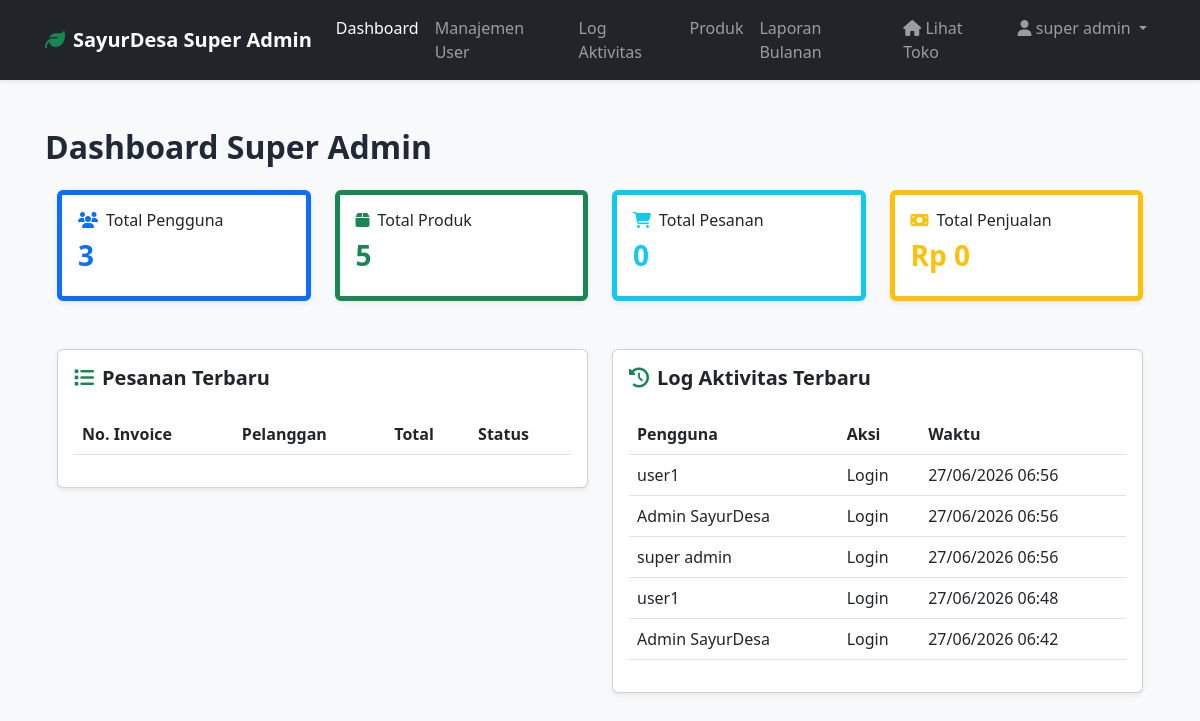
Screenshot of /super_admin/index.php (signed in) with the database file from the repository.
### tables this page shows
CREATE TABLE `activity_logs` (
  `id` int(11) NOT NULL,
  `action` varchar(255) NOT NULL,
  `description` text DEFAULT NULL,
  `created_at` timestamp NOT NULL DEFAULT current_timestamp(),
  `user_id` int(11) DEFAULT NULL,
  `ip_address` varchar(45) DEFAULT NULL
);

CREATE TABLE `users` (
  `id` int(11) NOT NULL,
  `name` varchar(100) NOT NULL,
  `email` varchar(100) NOT NULL,
  `password` varchar(255) NOT NULL,
  `phone` varchar(20) DEFAULT NULL,
  `role` enum('super_admin','admin','pelanggan') DEFAULT 'pelanggan',
  `created_at` timestamp NOT NULL DEFAULT current_timestamp(),
  `is_active` tinyint(1) NOT NULL DEFAULT 1,
  `profile_picture` varchar(255) DEFAULT 'default.jpg'
);

### config/config.php (called while the page is built, shortened)
<?php
function format_currency($amount) {
    return 'Rp ' . number_format($amount, 0, ',', '.');
}
?>

### super_admin/index.php (the view, shortened to what this page needs)
<?php
require_once '../config/config.php';
$stmt = $pdo->query("SELECT COUNT(*) as total_users FROM users");
$total_users = $stmt->fetch()['total_users'];
$stmt = $pdo->query("SELECT COUNT(*) as total_products FROM products");
$total_products = $stmt->fetch()['total_products'];
$stmt = $pdo->query("SELECT COUNT(*) as total_orders FROM orders");
$total_orders = $stmt->fetch()['total_orders'];
$stmt = $pdo->query("SELECT SUM(total_amount) as total_sales FROM orders WHERE status = 'Selesai'");
$total_sales = $stmt->fetch()['total_sales'] ?? 0;
$recent_activity = [];
try {
    $stmt = $pdo->query("SELECT a.*, u.name as user_name FROM activity_logs a JOIN users u ON a.user_id = u.id ORDER BY a.created_at DESC LIMIT 10");
    $recent_activity = $stmt->fetchAll();
} catch (PDOException $e) {
}
require_once 'header.php';
?>
        <h2 class="fw-bold mb-4">Dashboard Super Admin</h2>
        <div class="row g-4 mb-5">
            <div class="col-md-3">
                <div class="card shadow-sm border-start border-5 border-primary">
                    <div class="card-body">
                        <h6 class="card-title"><i class="fas fa-users text-primary me-2"></i>Total Pengguna</h6>
                        <h3 class="fw-bold text-primary"><?php echo $total_users; ?></h3>
                    </div>
                </div>
            </div>
            <div class="col-md-3">
                <div class="card shadow-sm border-start border-5 border-success">
                    <div class="card-body">
                        <h6 class="card-title"><i class="fas fa-box text-success me-2"></i>Total Produk</h6>
                        <h3 class="fw-bold text-success"><?php echo $total_products; ?></h3>
                    </div>
                </div>
            </div>
            <div class="col-md-3">
                <div class="card shadow-sm border-start border-5 border-info">
                    <div class="card-body">
                        <h6 class="card-title"><i class="fas fa-shopping-cart text-info me-2"></i>Total Pesanan</h6>
                        <h3 class="fw-bold text-info"><?php echo $total_orders; ?></h3>
                    </div>
                </div>
            </div>
            <div class="col-md-3">
                <div class="card shadow-sm border-start border-5 border-warning">
                    <div class="card-body">
                        <h6 class="card-title"><i class="fas fa-money-bill text-warning me-2"></i>Total Penjualan</h6>
                        <h3 class="fw-bold text-warning"><?php echo format_currency($total_sales); ?></h3>
                    </div>
                </div>
            </div>
        </div>
        <div class="row g-4">
            <div class="col-md-6">
                <div class="card shadow-sm">
                    <div class="card-body">
                        <h5 class="fw-bold mb-4"><i class="fas fa-list text-success me-2"></i>Pesanan Terbaru</h5>
                        <div class="table-responsive">
                            <table class="table">
                                <thead>
                                    <tr>
                                        <th>No. Invoice</th>
                                        <th>Pelanggan</th>
                                        <th>Total</th>
                                        <th>Status</th>
                                    </tr>
                                </thead>
                            </table>
                        </div>
                    </div>
                </div>
            </div>
            <div class="col-md-6">
                <div class="card shadow-sm">
                    <div class="card-body">
                        <h5 class="fw-bold mb-4"><i class="fas fa-history text-success me-2"></i>Log Aktivitas Terbaru</h5>
                        <div class="table-responsive">
                            <table class="table">
                                <thead>
                                    <tr>
                                        <th>Pengguna</th>
                                        <th>Aksi</th>
                                        <th>Waktu</th>
                                    </tr>
                                </thead>
                                <tbody>
                                    <?php foreach ($recent_activity as $log): ?>
                                        <tr>
                                            <td><?php echo htmlspecialchars($log['user_name']); ?></td>
                                            <td><?php echo htmlspecialchars($log['action']); ?></td>
                                            <td><?php echo date('d/m/Y H:i', strtotime($log['created_at'])); ?></td>
                                        </tr>
                                    <?php endforeach; ?>
                                </tbody>
                            </table>
                        </div>
                    </div>
                </div>
            </div>
        </div>
<?php require_once 'footer.php'; ?>

### assets/css/style.css (style rules this page uses)
:root { --primary-color: #22c55e; --primary-dark: #16a34a; --primary-darker: #15803d; --secondary-color: #fbbf24; --secondary-dark: #f59e0b; --success-color: #22c55e; --warning-color: #fbbf24; --danger-color: #ef4444; --info-color: #3b82f6; --text-dark: #1f2937; --text-muted: #6b7280; --bg-light: #f0fdf4; }
* { margin: 0; padding: 0; box-sizing: border-box; }
html, body { width: 100%; max-width: 100vw; overflow-x: hidden; }
body { font-family: 'Segoe UI', Tahoma, Geneva, Verdana, sans-serif; color: var(--text-dark); }
.row { margin-left: 0; margin-right: 0; }

### rows the page displays
activity_logs: user.name "user1", action "Login", created_at "27/06/2026 06:56"
activity_logs: user.name "Admin SayurDesa", action "Login", created_at "27/06/2026 06:56"
activity_logs: user.name "super admin", action "Login", created_at "27/06/2026 06:56"
activity_logs: user.name "user1", action "Login", created_at "27/06/2026 06:48"
activity_logs: user.name "Admin SayurDesa", action "Login", created_at "27/06/2026 06:42"

### other values shown
$_SESSION['name'] "super admin"
$total_users "3"
$total_products "5"
$total_orders "0"
format_currency($total_sales) "Rp 0"
